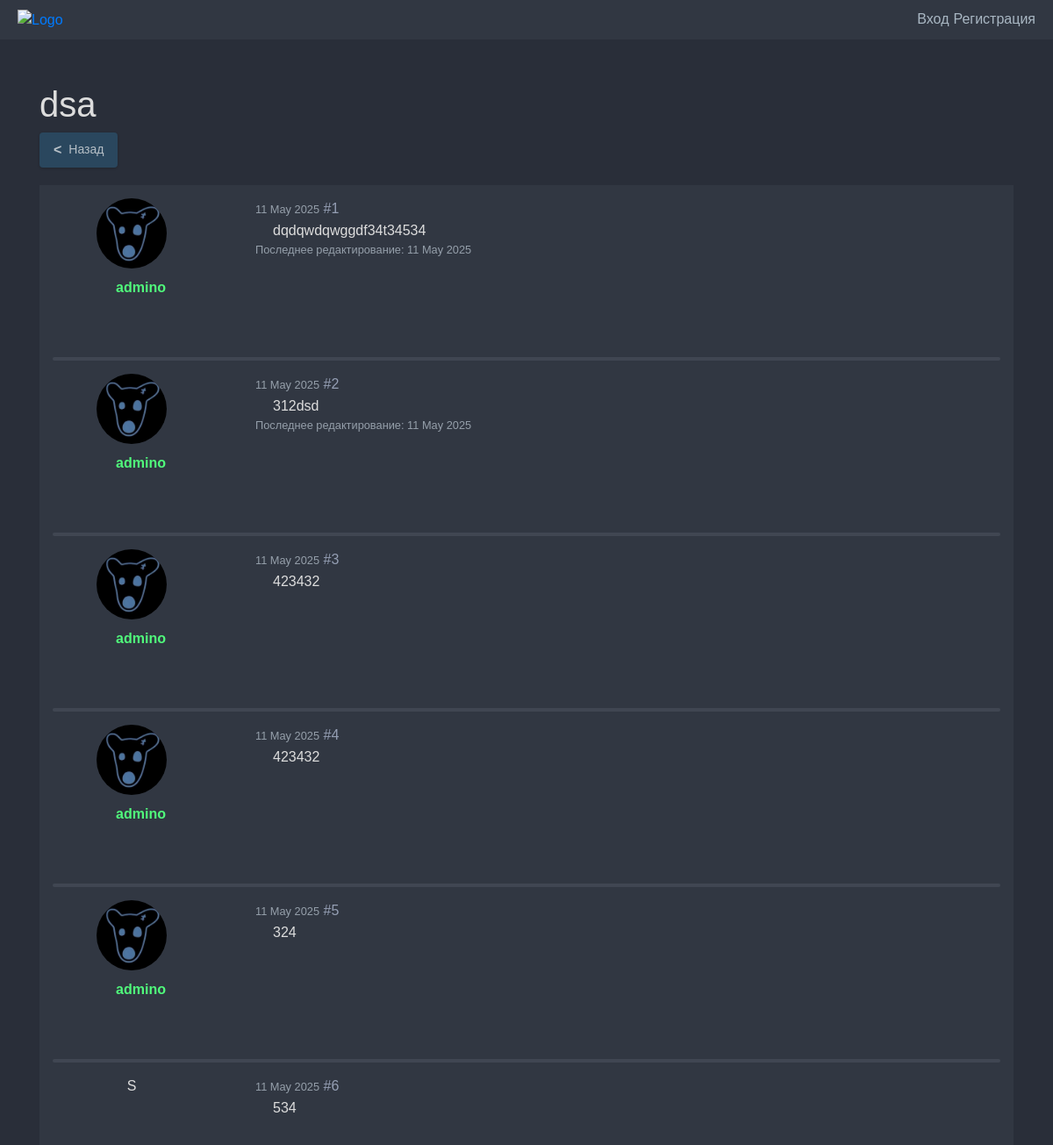
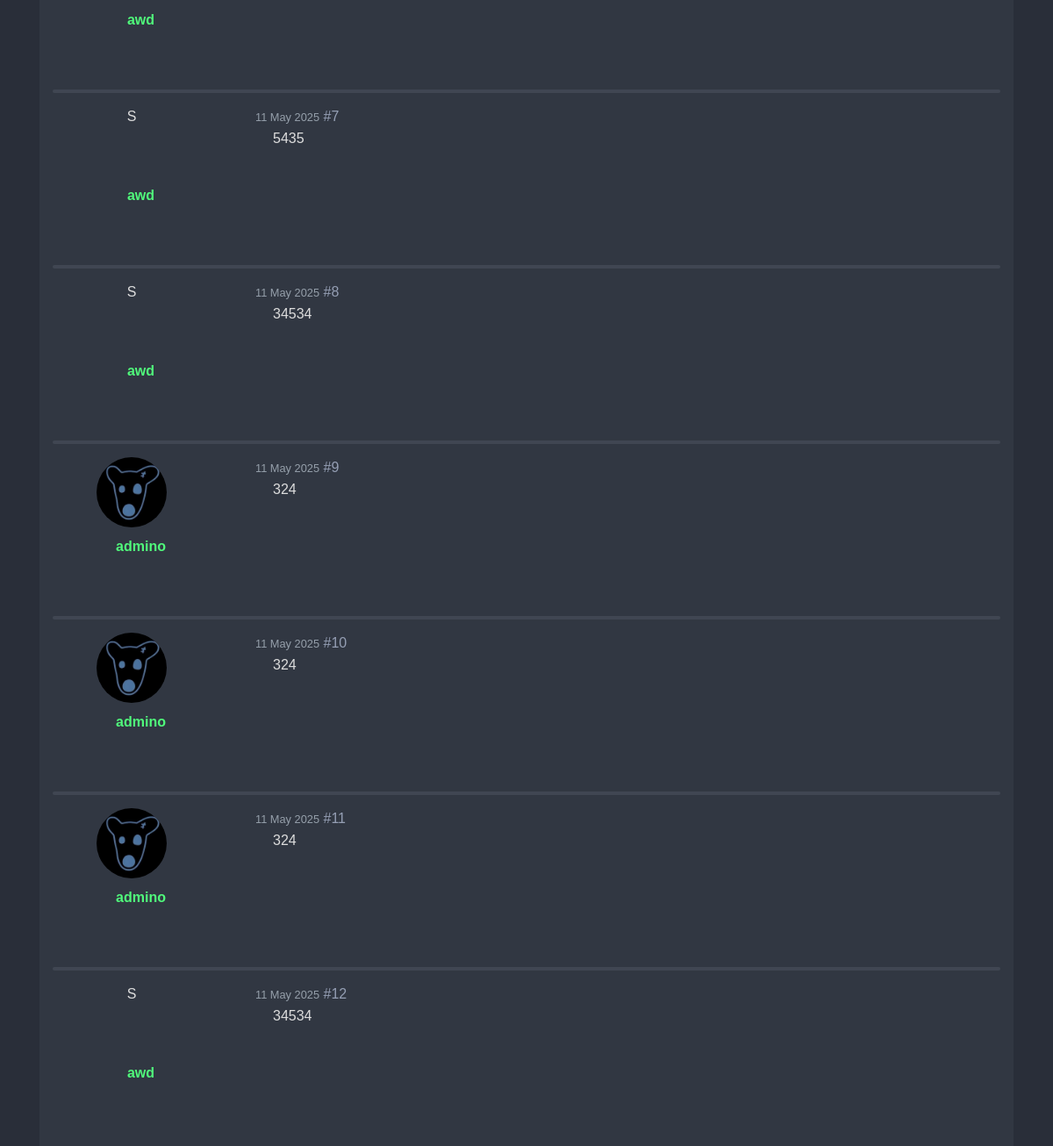
Before: /topics/6/ with the older database file (2 pictures, top to bottom).
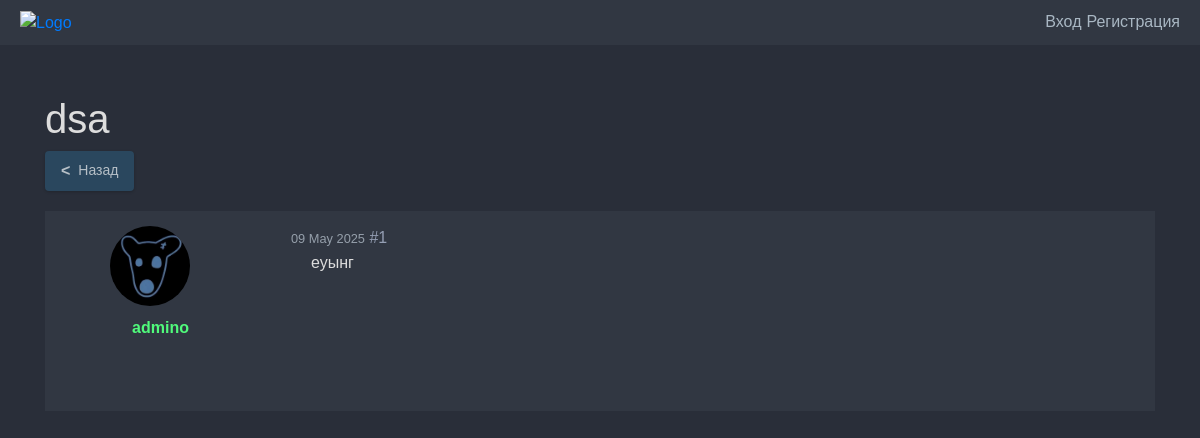
After: the same page with the newer database file.
### data/topics.py (models this page shows)
class Topic(SqlAlchemyBase):
    __tablename__ = 'topics'
    id = sqlalchemy.Column(sqlalchemy.Integer, primary_key=True, autoincrement=True)
    title = sqlalchemy.Column(sqlalchemy.String, nullable=False)
    author_id = sqlalchemy.Column(sqlalchemy.Integer, sqlalchemy.ForeignKey("users.id"), nullable=False)
    parent_type = sqlalchemy.Column(Enum(TopicParentType), nullable=False)
    parent_id = sqlalchemy.Column(sqlalchemy.Integer, nullable=False)
    author = orm.relationship('User')

### data/posts.py (models this page shows)
class Post(SqlAlchemyBase):
    __tablename__ = 'posts'
    id = sqlalchemy.Column(sqlalchemy.Integer, primary_key=True, autoincrement=True)
    content = sqlalchemy.Column(sqlalchemy.Text, nullable=False)
    created_data = sqlalchemy.Column(sqlalchemy.DateTime, default=datetime.datetime.now(), nullable=False)
    modified_data = sqlalchemy.Column(sqlalchemy.DateTime, default=None)
    author_id = sqlalchemy.Column(sqlalchemy.Integer, sqlalchemy.ForeignKey("users.id"), nullable=False)
    topic_id =  sqlalchemy.Column(sqlalchemy.Integer, sqlalchemy.ForeignKey("topics.id"), nullable=False)
    topic = orm.relationship('Topic')

### data/users.py (models this page shows, shortened)
class User(SqlAlchemyBase, UserMixin):
    __tablename__ = 'users'
    id = sqlalchemy.Column(sqlalchemy.Integer, primary_key=True, unique=True, autoincrement=True)
    nickname = sqlalchemy.Column(sqlalchemy.String, nullable=False)
    about = sqlalchemy.Column(sqlalchemy.String, nullable=True)
    email = sqlalchemy.Column(sqlalchemy.String, unique=True, nullable=True)
    hashed_password = sqlalchemy.Column(sqlalchemy.String, nullable=False)
    created_date = sqlalchemy.Column(sqlalchemy.DateTime, default=datetime.datetime.now)
    has_avatar = sqlalchemy.Column(sqlalchemy.Boolean, nullable=False, default=False)
    avatar_format = sqlalchemy.Column(sqlalchemy.String)
    has_ban = sqlalchemy.Column(sqlalchemy.Boolean, nullable=False, default=False)
    reason_ban = sqlalchemy.Column(sqlalchemy.String)
    roles = sqlalchemy.orm.relationship("Role",
                                  secondary="role_to_user",
                                  backref="user")
    posts = sqlalchemy.orm.relationship('Post', backref='author')

### main.py (the view)
@app.route('/topics/<int:topic_id>/')
def topic(topic_id):
    session = db_session.create_session()
    topic = session.query(Topic).filter(Topic.id == topic_id).first()
    posts = session.query(Post).filter(Post.topic_id == topic.id).all()
    if topic.parent_type == TopicParentType.group:
        back_path = '/'
    elif topic.parent_type == TopicParentType.category:
        back_path = f'/categories/{topic.parent_id}/'
    elif topic.parent_type == TopicParentType.forum:
        back_path = f'/forums/{topic.parent_id}/'
    return render_template('topic.html', topic=topic, posts=posts, back_path=back_path)

### data/db_session.py (called while the page is built)
def create_session() -> Session:
    global __factory
    return __factory()

### templates/topic.html (shortened to what this page needs)
{% extends "base.html" %}
{% block content %}
<link rel="stylesheet" type="text/css" href="{{url_for('static', filename='css/topic.css')}}">
<div class="topic">
    <div class="topic-header">
        <h1 class="topic-title">{{topic.title}}</h1>
        <a href="{{back_path}}" class="back-button">
            <span class="back-arrow">&lt;</span> Назад
        </a>
    </div>
    <div class="management">
    </div>
    <div class="posts">
        {% for post in posts %}
        <article class="post" id="post-{{post.id}}">
            <div class="post-user-info">
                <div class="post-user-avatar">
                    {% if post.author.has_avatar %}
                    <img src="/static/image/avatars/avatar_{{post.author.id}}.{{post.author.avatar_format}}">
                    {% else %}
                    S
                    {% endif %}
                </div>
                <div class="post-user-info-other">
                    <a class="dropdown-hover-nickname" id="dropdown-hover-nickname">{{post.author.nickname}}</a>
                </div>
            </div>
            <div class="post-content-info">
                <div class="post-content-header">
                    <span>{{post.created_data.strftime("%d %b %Y")}}</span>
                    <a href="#post-{{post.id}}" class="post-number">#{{loop.index}}</a>
                </div>
                <div class="post-content-data">
                    {{ post.content }}
                </div>
                <div class="post-content-footer">
                    {% if post.modified_data %}
                    <p>Последнее редактирование: {{post.modified_data.strftime("%d %b %Y")}}</p>
                    {% endif%}
                </div>
            </div>
        </article>
        {% endfor %}
    </div>
</div>
{% endblock %}

### templates/base.html (shortened to what this page needs)
<!doctype html>
<html lang="en">
<head>
    <link rel="stylesheet"
          href="https://stackpath.bootstrapcdn.com/bootstrap/4.4.1/css/bootstrap.min.css"
>
    <link rel="stylesheet" type="text/css" href="{{url_for('static', filename='css/style.css')}}">
    <link rel="stylesheet" type="text/css" href="{{url_for('static', filename='css/dark.css')}}">
</head>
<body>
<div class="header">
    <div class="logo-navigation">
        <a href="/" class="logo-link">
            <img src="" alt="Logo" class="logo">
        </a>
    </div>
    <div>
        {% if current_user.is_authenticated %}
        <div class="dropdown-click">
            <a href="#" class="dropdown-click-button" onclick="toggleDropdown(event)">
                {{ current_user.nickname }}
            </a>
            <div id="myDropdown" class="dropdown-click-content">
                <a href="/profile/{{ current_user.id }}/">Профиль</a>
                <a href="/logout">Выйти</a>
            </div>
        </div>
        {% else %}
        <div class="auth-search">
            <a href="/login">Вход</a>
            <a href="/register">Регистрация</a>
        </div>
        {% endif %}
    </div>
</div>
<main role="main" class="container" style="margin-top: 50px">
    {% block content %}{% endblock %}
</main>
</body>
</html>

### static/css/style.css (style rules this page uses)
.header { display: flex; justify-content: space-between; align-items: center; padding: 10px 20px; background-color: #333; color: white; }
.logo { height: 30px; margin-right: 20px; }
.logo-navigation, .auth-search { display: flex; align-items: center; }
nav a, .auth-search a { color: white; text-decoration: none; display: flex; align-items: center; }
body { background-color: #181a1b; color: #ddd; font-family: sans-serif; align-items: center; min-height: 100vh; margin: 0; padding: 0; }
.management { padding-bottom: 10px }
.back-button { display: inline-flex; align-items: center; padding: 8px 16px; text-decoration: none; border: none; border-radius: 4px; font-size: 14px; cursor: pointer; transition: background-color 0.2s ease; box-shadow: 0 1px 3px rgba(0, 0, 0, 0.2); margin-bottom: 10px }
.back-arrow { margin-right: 8px; font-size: 16px; font-weight: bold; }

### static/css/dark.css (style rules this page uses)
.header { background-color: #313742; color: #a9b7c3; }
nav a, .auth-search a { color: #a9b7c3; }
body { background-color: #292e39; font-family: sans-serif; }
.back-button { background-color: #2a475e; color: #b7c0c7; }
.posts { background-color: #313742 }
.post { background-color: #313742; }
.post-user-info-other { color: #50fa7b; }
.post-number { color: #959fb4 }
.post::after { background: #505662; }
.post-content-header span { color: #959faa }

### static/css/topic.css (style rules this page uses)
.posts { border-radius: 6px; }
.post::after { content: ''; position: absolute; bottom: 0; left: 15px; right: 15px; height: 4px; border-radius: 4px; display: block; opacity: 0.5; }
.post:last-child::after { content: none; }
.post { position: relative; display: flex; padding: 15px; min-height: 200px; }
.post-user-info { width: 20%; text-align: center; padding-right: 15px; }
.post-user-avatar { width: 80px; height: 80px; border-radius: 50%; object-fit: cover; margin-bottom: 10px; margin-left: 50px; overflow: hidden; }
.post-user-avatar img { width: 100%; height: 100%; object-fit: cover; object-position: center; }
.post-content-data { width: 80%; padding-left: 20px; line-height: 1.6; }
.post-user-info-other { font-weight: bold; margin-bottom: 5px; position: relative; display: inline-block; }
.post-content-info { width: 80%; padding-left: 15px; }
.management { display: flex; justify-content: space-between; align-items: center; padding-bottom: 10px }
.post-content-header span { font-size: 0.8em }

Changed rows visible on the page:
no longer on this page (row edited): Post: author.nickname "admino", created_data "11 May 2025", content "dqdqwdqwggdf34t34534", modified_data "11 May 2025"
removed Post: author.nickname "admino", created_data "11 May 2025", content "312dsd", modified_data "11 May 2025"
removed Post: author.nickname "admino", created_data "11 May 2025", content "423432"
removed Post: author.nickname "admino", created_data "11 May 2025", content "423432"
removed Post: author.nickname "admino", created_data "11 May 2025", content "324"
removed Post: shows "S", author.nickname "awd", created_data "11 May 2025", content "534"
removed Post: shows "S", author.nickname "awd", created_data "11 May 2025", content "5435"
removed Post: shows "S", author.nickname "awd", created_data "11 May 2025", content "34534"
removed Post: author.nickname "admino", created_data "11 May 2025", content "324"
removed Post: author.nickname "admino", created_data "11 May 2025", content "324"
removed Post: author.nickname "admino", created_data "11 May 2025", content "324"
removed Post: shows "S", author.nickname "awd", created_data "11 May 2025", content "34534"
added Post: author.nickname "admino", created_data "09 May 2025", content "еуынг"
